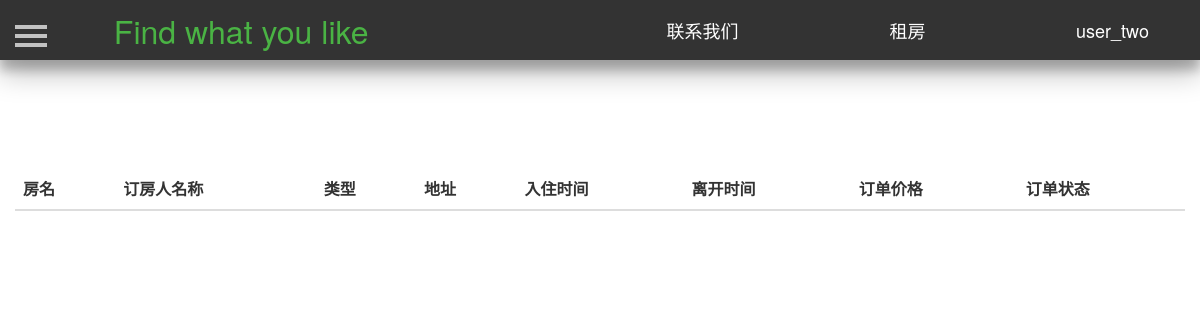
Before: /rent_house/ (signed in) with the older database file.
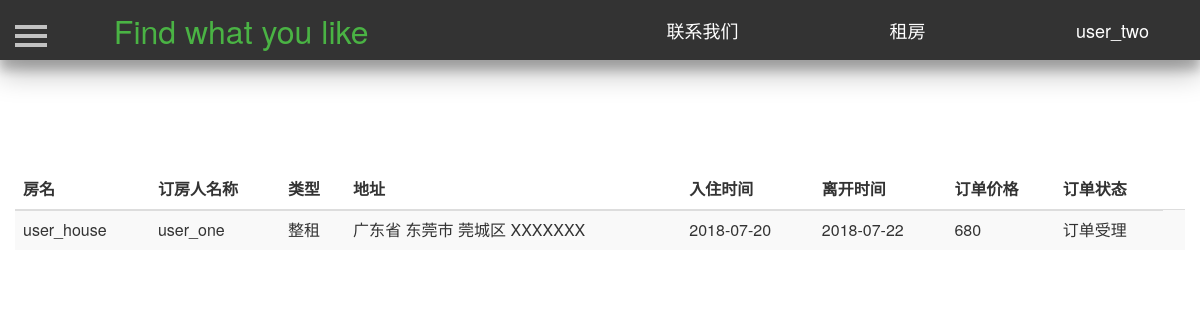
After: the same page with the newer database file.
### Renting/models.py (models this page shows, shortened)
class User(db.Model):
    id = db.Column(db.Integer, primary_key=True, autoincrement=True)  # ID 用户唯一的标识
    username = db.Column(db.String(50), unique=True)  # 用户名  唯一   最大10个字符
    password = db.Column(db.String(100))  # 密码   最大20个字符
    phone_number = db.Column(db.Integer, unique=True)  # 手机号码
    email = db.Column(db.String(100), unique=True)  # 邮箱  唯一
    salt = db.Column(db.String(32))  # 密码加盐

class House(db.Model):
    id = db.Column(db.Integer, primary_key=True, autoincrement=True)  # ID 房屋唯一的标识
    house_name = db.Column(db.String(20))  # 房屋名  唯一   最大10个字符
    house_type = db.Column(db.Integer)  # 房屋类型，0表示整租，1表示单间 ，2表示床位
    area = db.Column(db.Integer)  # 房屋面积
    people = db.Column(db.Integer)  # 可住人数
    bedroom = db.Column(db.Integer)  # 卧房数
    toilet = db.Column(db.Integer)  # 卫生间数
    kitchen = db.Column(db.Integer)  # 是否有厨房
    bed = db.Column(db.Integer)  # 床位数
    bed_type = db.Column(db.Integer)  # 床型 0表示单人床  1表示双人床
    price = db.Column(db.Integer)  # 租一天的价格
    description = db.Column(db.String(200))  # 房屋描述
    facility = db.Column(db.String(10))  # 房屋设施，0表示无，1表示有
    province = db.Column(db.String(10))  # 省
    city = db.Column(db.String(10))  # 市
    district = db.Column(db.String(10))  # 地区
    address = db.Column(db.String(100))  # 具体地址
    username = db.Column(db.String(10), db.ForeignKey('user.username'))  # 房屋主人的名字，外键
    status = db.Column(db.Integer)  # 房屋状态，0表示未审核，1表示通过,2表示未通过
    upload_time = db.Column(db.DateTime)  # 房屋上传时间
    url_one = db.Column(db.String(100))  # 房屋图片
    url_two = db.Column(db.String(100))  # 房屋图片
    url_three = db.Column(db.String(100))  # 房屋图片
    url_four = db.Column(db.String(100))  # 房屋图片
    url_five = db.Column(db.String(100))  # 房屋图片

class Order(db.Model):
    id = db.Column(db.Integer, primary_key=True, autoincrement=True)  # 订单唯一的ID
    house_id = db.Column(db.Integer, db.ForeignKey('house.id'))  # 房屋ID 作为外键
    seller = db.Column(db.String(10), db.ForeignKey('user.username'))  # 房屋的卖家  作为外键
    renter = db.Column(db.String(10), db.ForeignKey('user.username'))  # 房屋租户  作为外键
    start_time = db.Column(db.Date)  # 订单开始时间
    end_time = db.Column(db.Date)  # 订单结束时间
    total_price = db.Column(db.Integer)  # 订单的价格
    status = db.Column(db.Integer)  # 订单状态 0表示订单已取消  1表示订单未受理  2表示订单已受理  3表示订单正在取消

### Renting/views.py (the view)
@app.route('/rent_house/', methods={'post', 'get'})
def rent_myhouse():
    username = current_user.username
    result_seller = []
    seller_list = Order.query.filter_by(seller=username, status=0).all()
    seller_list_two = Order.query.filter_by(seller=username, status=2).all()
    for item in seller_list:
        one = {}
        one_house = House.query.filter_by(id=item.house_id).first()
        one['order'] = item
        one['house'] = one_house
        result_seller.append(one)
    for item in seller_list_two:
        one = {}
        one_house = House.query.filter_by(id=item.house_id).first()
        one['order'] = item
        one['house'] = one_house
        result_seller.append(one)
    return render_template('rent_house.html', result_seller=result_seller)

### Renting/models.py (called while the page is built)
@login_manager.user_loader
def load_user(userid):
    return User.query.get(userid)

### Renting/templates/rent_house.html (shortened to what this page needs)
<!DOCTYPE html>
<html lang="en">
	<head>
        <link href="https://cdn.bootcss.com/bootstrap/3.3.7/css/bootstrap.min.css" rel="stylesheet">
        <link href="/static/css/navigation.css" rel="stylesheet">
        <link href="/static/css/profile.css" rel="stylesheet">
         <link href="/static/css/sidebar.css" rel="stylesheet">
        <link type="text/css" href="/static/css/dialog.css"  rel="stylesheet"/>
	</head>
	<body>
       <header class="header-navigation" id="header">
            <nav>
                <div class="row">
                    <div class="col-md-3">
                        <font color="#4ab344" style="color: rgb(74, 179, 68);" size="6">Find what you like</font>
                    </div>
                    <div class="col-md-2 title">
                        <a href="javascript:showDialogContact()"><font color="#FFFFFF" style="color: rgb(255, 255, 255);" size="4">联系我们</font></a>
                    </div>
                    <div class="col-md-2 title">
                        <a href="/mainpage/" target="_blank"><font color="#FFFFFF" style="color: rgb(255, 255, 255);" size="4">租房</font></a>
                    </div>
                    <div class="col-md-2 title">
                        {% if current_user.is_authenticated %}
                        <a href="/profile/{{current_user.id}}">
                            <font color="#FFFFFF" style="color: rgb(255, 255, 255);" size="4">
                                {{current_user.username}}
                            </font>
                        </a>
                        {% else %}
                        <a href="javascript:showDialog()">
                            <font color="#FFFFFF" style="color: rgb(255, 255, 255);" size="4">
                                登陆注册
                            </font>
                        </a>
                        {% endif %}
                    </div>
                </div>
            </nav>
        </header>
       <div id="wrapper" style="margin-top=25px">
            <div id="page-content-wrapper">
                <button type="button" class="hamburger is-closed animated fadeInLeft" data-toggle="offcanvas">
                    <span class="hamb-top"></span>
                    <span class="hamb-middle"></span>
                    <span class="hamb-bottom"></span>
                </button>
                <div class="container">
                    <div class="row">
                        <table class="table table-striped" style="margin-top:100px">
                            <thead>
                                <tr>
                                    <th>房名</th>
                                    <th>订房人名称</th>
                                    <th>类型</th>
                                    <th>地址</th>
                                    <th>入住时间</th>
                                    <th>离开时间</th>
                                    <th>订单价格</th>
                                    <th>订单状态</th>
                                </tr>
                            </thead>
                            <tbody>
                            {% for item in result_seller: %}
                                <tr>
                                    <td>{{item['house'].house_name}}</td>
                                    <td>{{item['order'].renter}}</td>
                                    {% if item['house'].house_type==0 %}
                                    <td>整租</td>
                                    {% elif item['house'].house_type==1 %}
                                    <td>单间</td>
                                    {% else %}
                                    <td>床位</td>
                                    {% endif %}
                                    <td>{{item['house'].province}}省 {{item['house'].city}}市
                                        {% if item['house'].district !=None %}
                                        {{item['house'].district}}区
                                        {% endif %}
                                        {{item['house'].address}}
                                    </td>
                                    <td>{{item['order'].start_time}}</td>
                                    <td>{{item['order'].end_time}}</td>
                                    <td>{{item['order'].total_price}}</td>
                                    {% if item['order'].status == 0%}
                                    <td>订单已取消<td>
                                    {% elif item['order'].status == 1 %}
                                    <td>订单未受理<td>
                                    {% elif item['order'].status == 2 %}
                                    <td>订单受理<td>
                                    {% elif item['order'].status == 3 %}
                                    <td>订单取消中<td>
                                    {% endif %}
                                </tr>
                            {% endfor %}
                            </tbody>
                        </table>
                    </div>
                </div>
            </div>
        </div>
    </body>
</html>

### Renting/static/css/navigation.css (style rules this page uses)
.header-navigation { position: fixed; top: 0; width: 100%; height: 60px; line-height: 60px; background-color: #333; text-align: center; box-shadow: 0 14px 28px rgba(0,0,0,0.25), 0 10px 10px rgba(0,0,0,0.22); }

### Renting/static/css/profile.css (style rules this page uses)
.header-navigation { position: fixed; top: 0; width: 100%; height: 60px; line-height: 60px; background-color: #333; text-align: center; box-shadow: 0 14px 28px rgba(0,0,0,0.25), 0 10px 10px rgba(0,0,0,0.22); z-index: 9990; }

### Renting/static/css/sidebar.css (style rules this page uses)
body { position: relative; overflow-x: hidden; }
body, html { height: 100%; background-color: #FFFFFF !important; }
#wrapper { -moz-transition: all 0.5s ease; -o-transition: all 0.5s ease; -webkit-transition: all 0.5s ease; padding-left: 0; transition: all 0.5s ease; }
#page-content-wrapper { padding-top: 70px; width: 100%; }
.hamburger { background: transparent; border: none; display: block; height: 32px; margin-left: 15px; position: fixed; top: 20px; width: 32px; z-index: 9999; }
.hamburger.is-closed:before { -webkit-transform: translate3d(0, 0, 0); -webkit-transition: all 0.35s ease-in-out; color: #ffffff; content: ''; display: block; font-size: 14px; line-height: 32px; opacity: 0; text-align: center; width: 100px; }
.hamburger.is-closed .hamb-top { -webkit-transition: all 0.35s ease-in-out; background-color: rgba(255, 255, 255, 0.7); top: 5px; }
.hamburger.is-closed .hamb-middle { background-color: rgba(255, 255, 255, 0.7); margin-top: -2px; top: 50%; }
.hamburger.is-closed .hamb-bottom { -webkit-transition: all 0.35s ease-in-out; background-color: rgba(255, 255, 255, 0.7); bottom: 5px; }
.hamburger.is-closed .hamb-top, .hamburger.is-closed .hamb-middle, .hamburger.is-closed .hamb-bottom, .hamburger.is-open .hamb-top, .hamburger.is-open .hamb-middle, .hamburger.is-open .hamb-bottom { height: 4px; left: 0; position: absolute; width: 100%; }

### Renting/static/css/dialog.css (style rules this page uses)
body, html { font-size: 100%; margin: 0; }
*,:after,:before { box-sizing:border-box }
input, button { outline: none; border: none; }

Changed rows visible on the page:
now on this page (row unchanged): House: house.house_name "user_house", house.province "广东", house.city "东莞", house.district "莞城", house.address "XXXXXXX"
added Order: order.renter "user_one", order.start_time "2018-07-20", order.end_time "2018-07-22", order.total_price "680", status 2 (drawn)
Other visible differences:
new list line: "整租 省 市 区 订单受理"
